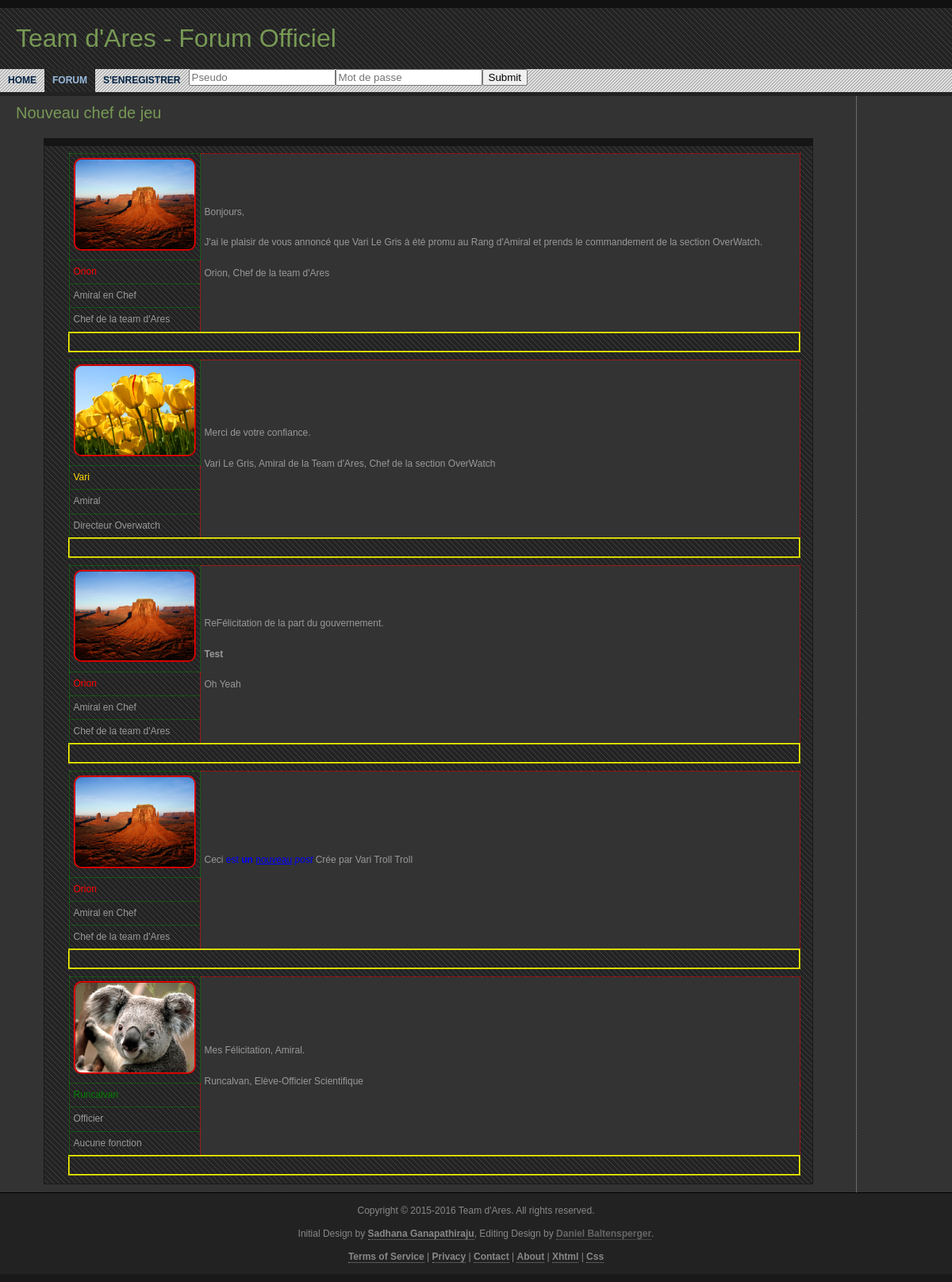
Page /F-TDA/src/php/topic.php?id=3&name=Nouveau chef de jeu on the committed database.
### tables this page shows
CREATE TABLE t_post(
        idPost       int (11) Auto_increment  NOT NULL ,
        posText      Longtext NOT NULL ,
        posDate      Varchar (16) ,
        posIsDeleted Int ,
        idMember     Int NOT NULL ,
        idSubject    Int NOT NULL ,
        PRIMARY KEY (idPost )
);

CREATE TABLE t_member(
        idMember     int (11) Auto_increment  NOT NULL ,
        memPseudo    Varchar (30) NOT NULL ,
        memMail      Varchar (60) NOT NULL ,
        memEnterDate Date NOT NULL ,
        memPassword  Varchar (60) NOT NULL ,
        memVarious   Varchar (600) ,
        memPFunction Int ,
        idGrade      Int NOT NULL ,
        PRIMARY KEY (idMember )
);

CREATE TABLE t_grade(
        idGrade          int (11) Auto_increment  NOT NULL ,
        graName          Varchar (30) NOT NULL ,
        graDescription   Varchar (120) ,
        graColor         Varchar (100) ,
        graAccreditation Int NOT NULL ,
        PRIMARY KEY (idGrade )
);

CREATE TABLE t_function(
        idFunction       int (11) Auto_increment  NOT NULL ,
        funName          Varchar (60) NOT NULL ,
        funDescription   Varchar (120) NOT NULL ,
        funAccreditation Int NOT NULL ,
        PRIMARY KEY (idFunction )
);

### F-TDA/src/php/Class/DbAccess.php (called while the page is built, shortened)
<?php
class DbAccess {
    private $db;
    private function connectDB(){
        $login = 'root';
        $password = '';
        $host = 'localhost';
        $dbName = 'db_alpha';
        $this->db = new PDO(sprintf('mysql:host=%s;dbname=%s', $host, $dbName), $login, $password, array( PDO::MYSQL_ATTR_INIT_COMMAND => "SET NAMES utf8"));
    }
    private function untieDB()
    {
        $this->db = null;
    }
    private function executeSqlRequest($sqlRequest)
    {
        $req = $this->db->prepare($sqlRequest);
        $req->execute();
        $datas = $req->fetchAll(PDO::FETCH_ASSOC);
        return $datas;
    }
    public function getAllPostsBySubjectId($id){
        $req="SELECT posText, memPseudo, memPFunction, graName, funName, idSubject, graColor, idPost from t_post natural join t_member natural join t_grade inner join t_function on idFunction = memPFunction Where idSubject = '$id' AND posIsDeleted = 0 order by idPost";
        $result = $this->executeSqlRequest($req);
        return $result;
    }
    public function getForAccreditationById($id){
        $req = "SELECT forAccreditation FROM t_Subject natural join t_forum where idSubject = '$id'";
        $result = $this->executeSqlRequest($req);
        return $result;
    }
}

### F-TDA/src/php/topic.php (the view, shortened to what this page needs)
<!DOCTYPE html>
<html>
    <?php
    $URL = 'http://'.$_SERVER['HTTP_HOST'].$_SERVER['REQUEST_URI'];
    ?>
	<head>
		<link rel="stylesheet" type="text/css" media="screen" href="../../resources/css/screen.css" />
	</head>
	<body class="bForum">
		<?php include("_Layout/layout_header.php") ?>
        <?php include("_Layout/layout_menu.php") ?>
        <?php
        include("Class/DbAccess.php");
        $work = new DbAccess();
        $posts = $work->getAllPostsBySubjectId($_GET['id']);
        ?>
		<div class="wrapper">
		  <div class="content-wrapper">
			<div class="content">
                <?php $name = $_GET['name'];
                $actualAccreditation = $work->getForAccreditationById($_GET['id']);
                $printF = false;
                foreach($_SESSION['Accreditation'] as $acc){
                if($printF == false){
                if($acc['funAccreditation'] == $actualAccreditation[0]['forAccreditation']){
                $printF = true;
                }
                }
                }
                if($printF == false){
                echo "<blockquote>Vous n'avez pas accès à ce contenu, veuillez contacter un officier supérieur si il s'agit d'une erreur.</blockquote>";
                }elseif($printF == true){
                ?>
                    <h4><?php echo $_GET['name'] ?></h4>
				  <dl>
                      <table>
                          <?php
                            foreach($posts as $post){
                                $color = $post['graColor'];
                                $posText = str_replace("\n","<br/>",$post['posText']);
                                echo "
                                    <tr>
                                        <td colspan=\"2\" class=\"tStartPost\"></td>
                                    </tr>
                                    <tr>
                                        <td class=\"tMeta\"><img class=\"tPImg\" src=\"../../userContent/profilePicture/$post[memPseudo].jpg\" width=\"150\" alt=\"Test\"></td>
                                        <td class=\"tPost\" rowspan=\"4\">$posText</td>
                                    </tr>
                                    <tr>
                                        <td class=\"tMeta\" style=\"color: $color;\">$post[memPseudo]</td>
                                    </tr>
                                    <tr>
                                        <td class=\"tMeta\">$post[graName]</td>
                                    </tr>
                                    <tr>
                                        <td class=\"tMeta\">$post[funName]</td>
                                    </tr>";
                                for($i = 0; $i<count($_SESSION['Accreditation']);$i++){
                                    if($_SESSION['Accreditation'][$i]['funAccreditation'] == 33){
                                        echo "<tr>
                                            <td colspan=\"2\" class=\"tEndPost\"><a href='editPost.php?id=$post[idPost]&url=$URL&name=$name'>Editer</a>&nbsp;&nbsp;&nbsp;<a href='deletePost.php?id=$post[idPost]&url=$URL&name=$name'>Supprimer</a></td>
                                            </tr>";
                                        break;
                                    }else{
                                        echo "<tr>
                                                <td colspan=\"2\" class=\"tEndPost\"></td>
                                            </tr>";
                                        break;
                                    }
                                }
                            }
                          ?>
                      </table>
				  </dl>
                <?php
                }
                ?>
			</div>
		  </div>
		</div>
        <div class="footer">
            <p>Copyright &copy; 2015-2016 Team d'Ares. All rights reserved. </p>
            <p> Initial Design by <a href="http://www.nikhedonia.com/" title="SimplyGold">Sadhana Ganapathiraju</a>, Editing Design by <a href="">Daniel Baltensperger</a>. </p>
            <p> <a href="#">Terms of Service</a> | <a href="#">Privacy</a> | <a href="#">Contact</a> | <a href="#">About</a> | <a href="http://validator.w3.org/check/referer" title="Valid XHTML 1.0 Strict">Xhtml</a> | <a href="http://jigsaw.w3.org/css-validator/check/referer?warning=no&amp;profile=css2" title="Valid CSS 2.0 Strict">Css</a> </p>
        </div>
	</body>
</html>

### F-TDA/src/php/_Layout/layout_header.php
<div class="header">
    <h1>Team d'Ares - Forum Officiel</h1>
</div>

### F-TDA/src/php/_Layout/layout_menu.php
<div class="navigation">
    <ul>
        <li class="lhome"><a href="home.php">Home</a></li>
        <li class="lForum"><a href="forums.php">Forum</a></li>
        <?php
            if(isset($_SESSION['namPseudo'])){
                ?>
                <li class="lMember"><a href="members.php">Membres</a></li>
                <li class="lProfile"><a href="myProfile.php">Profil</a></li>
                <li class="labout"><a href="#04">Messagerie</a></li>
                <?php
                if($_SESSION['rankAccreditation'][0] >= 14 ){
                    echo "<li class=\"lAdd\"><a href=\"addForum.php\">+ Forum</a></li>";
                }
                ?>
                <li class="lpseudo"><a href="#06"><?php echo $_SESSION['namPseudo'] ?></a></li>
                <li class="lunconnect"><a href="logout.php">Déconnexion</a></li>
                <?php
            }else{
                ?>
                <li class="lregister"><a href="register.php">S'Enregistrer</a> </li>
                <form class="formConnection" method="post" action="loginProcess.php">
                    <li class="menuInput"><input type="text" name="userName" placeholder="Pseudo"></li>
                    <li class="menuInput" ><input type="password" name="userPassword" placeholder="Mot de passe"></li>
                    <li class="lcontact"><input type="submit"></li>
                </form>
                <?php
            }
        ?>
    </ul>
</div>

### F-TDA/resources/css/screen.css (style rules this page uses)
html { margin: 0; padding: 0; color: #aaaaaa; background-color: #333333; font: normal 12px "Trebuchet MS", "Lucida Grande", Verdana, Georgia, Sans-Serif; }
a:link { text-decoration: none; color: #7799bb; }
h1, h2, h3, h4, h5, h6 { font-weight: normal; margin: 0; padding: 10px 0; color: #779955; }
h1 { font-size: 32px; }
h4 { font-size: 20px; }
ul, ol, dl, blockquote, pre { color: #999999; margin: 10px 35px; padding: 0px 15px 10px 30px; line-height: 1.6em; border: 1px solid #1a1a1a; border-top: 10px solid #151515; background: #404040 url(../images/navigation_hover.gif) top left repeat; }
p { margin: 0; }
ul { list-style-type: square; }
table { border-collapse: collapse; }
body { margin: 0; float: left; width: 100%; }
.header { float: left; width: 100%; clear: both; border-top: 10px solid #111111; background: #222222 url(../images/navigation_hover.gif) top left repeat; }
.navigation { float: left; width: 100%; clear: both; color: #333333; border-bottom: 5px solid #222222; background: #eeeeee url(../images/navigation_bg.gif) top left repeat; }
.wrapper { clear: both; float: left; width: 100%; background: transparent url(../images/hr_dotted.gif) 90% 0 repeat-y; }
.content-wrapper { width: 90%; float: left; }
.content { float: left; padding: 0 20px; }
.footer { clear: both; float: left; width: 100%; color: #888888; text-align: center; background-color: #222222; border-top: 1px solid #000000; border-bottom: 10px solid #191919; }
.header h1 { padding: 20px; }
.navigation ul { float: left; list-style-type: none; margin: 0; padding: 0; background: none; border-width: 0; }
.navigation li { float: left; }
.navigation a { float: left; display: block; padding: 5px 10px; }
.navigation a:link, .navigation a:visited { color: #002244; font-weight: bold; text-transform: uppercase; }
body.bForum li.lForum a { color: #99bbdd; background: #333333 url(../images/navigation_hover.gif) 0 -2px repeat; }
.formConnection { display: flex; }
.footer p { margin: 15px 0; }
.footer a:link { color: #888888; font-weight: bold; border-bottom: 1px dotted #888888; }
.tPost { border: 1px dotted red; padding: 5px; background-color: #333333; width: 823px; }
.tMeta { border: 1px dotted green; padding: 5px; width: 150px; }
.tPImg { text-align: center; border: 2px ridge red; border-radius: 10px; }
.tEndPost { border: 2px ridge yellow; height:20px; }
.tStartPost { height:7px; background: #404040 url(../images/navigation_hover.gif) top left repeat; }

### rows in the picture
t_post: idMember.memPseudo (picture), posText "Bonjours, J'ai le plaisir de vous annoncé que Vari Le Gris à été promu au Rang d'Amiral et prends le commandement de la section OverWatch. Orion, Chef de la team d'Ares", idMember.memPseudo "Orion", t_grade.graName "Amiral en Chef", t_function.funName "Chef de la team d'Ares"
t_post: idMember.memPseudo (picture), posText "Merci de votre confiance. Vari Le Gris, Amiral de la Team d'Ares, Chef de la section OverWatch", idMember.memPseudo "Vari", t_grade.graName "Amiral", t_function.funName "Directeur Overwatch"
t_post: idMember.memPseudo (picture), posText "ReFélicitation de la part du gouvernement. Test Oh Yeah", idMember.memPseudo "Orion", t_grade.graName "Amiral en Chef", t_function.funName "Chef de la team d'Ares"
t_post: idMember.memPseudo (picture), posText "Ceci est un nouveau post Crée par Vari Troll Troll", idMember.memPseudo "Orion", t_grade.graName "Amiral en Chef", t_function.funName "Chef de la team d'Ares"
t_post: idMember.memPseudo (picture), posText "Mes Félicitation, Amiral. Runcalvan, Elève-Officier Scientifique", idMember.memPseudo "Runcalvan", t_grade.graName "Officier", t_function.funName "Aucune fonction"

### other values in the picture
$_GET['name'] "Nouveau chef de jeu"
